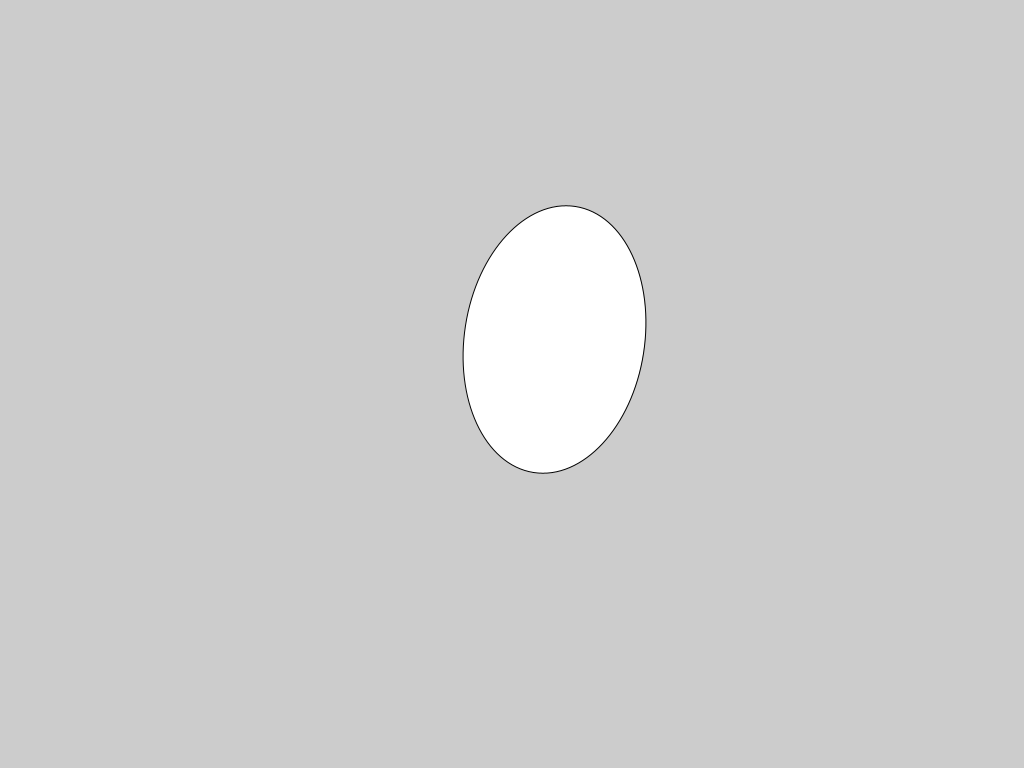
Frame 1 (no input)
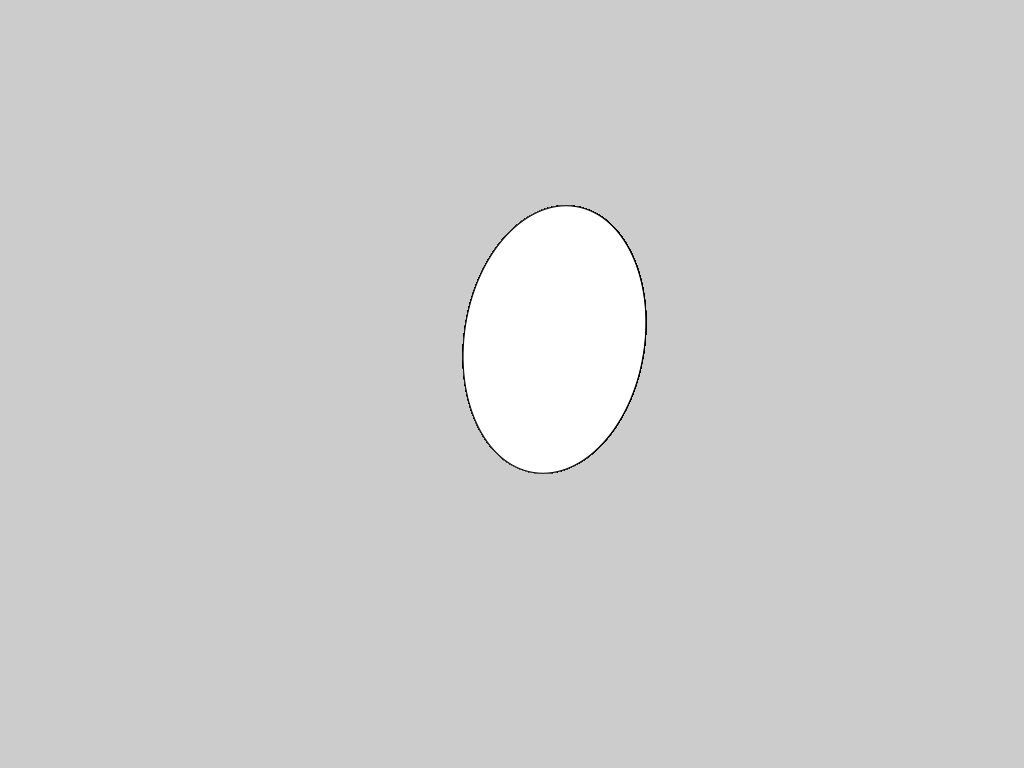
Frame 60 (the mouse pressed at the canvas centre just before this capture)
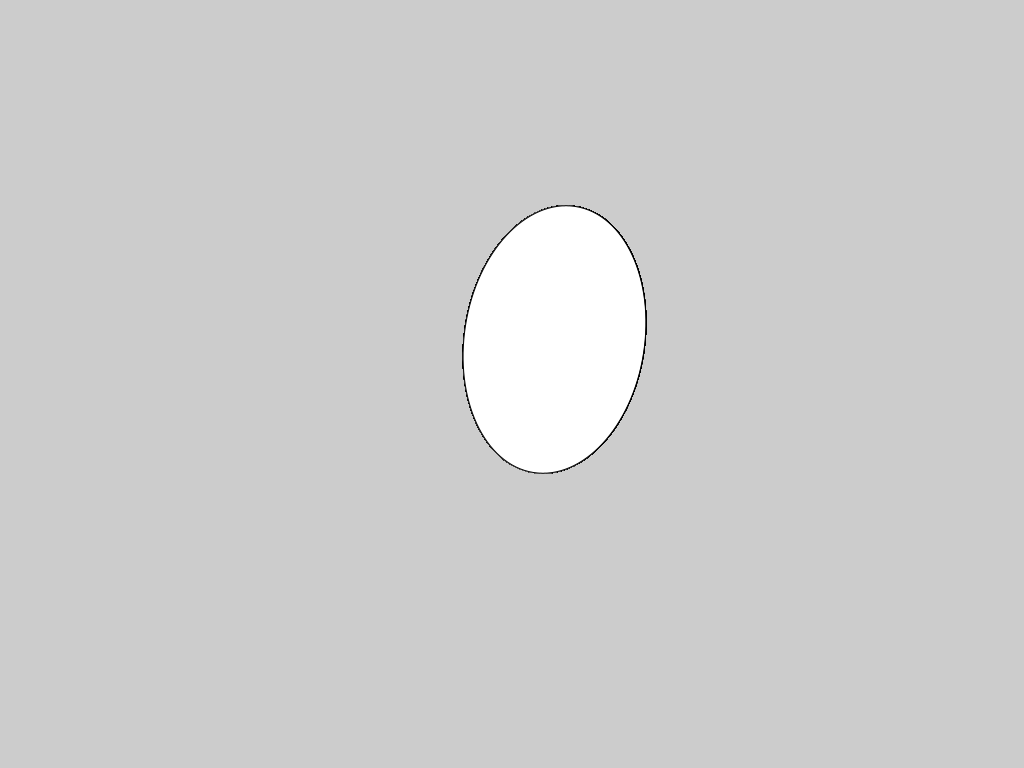
Frame 120 (the mouse held since frame 60 and released just before this capture)

The Processing sketch that drew these frames (run headless with seeded random() and noise(); from frame 60 on, the mouse is pressed at the canvas centre):

// Processing sketch: leaf
// ── leaf.pde
void setup() {
  size(1024,768);
}

void draw() {
rotate(30);
rotate(PI/2);
ellipse(600, 250, 180, 270);

}
